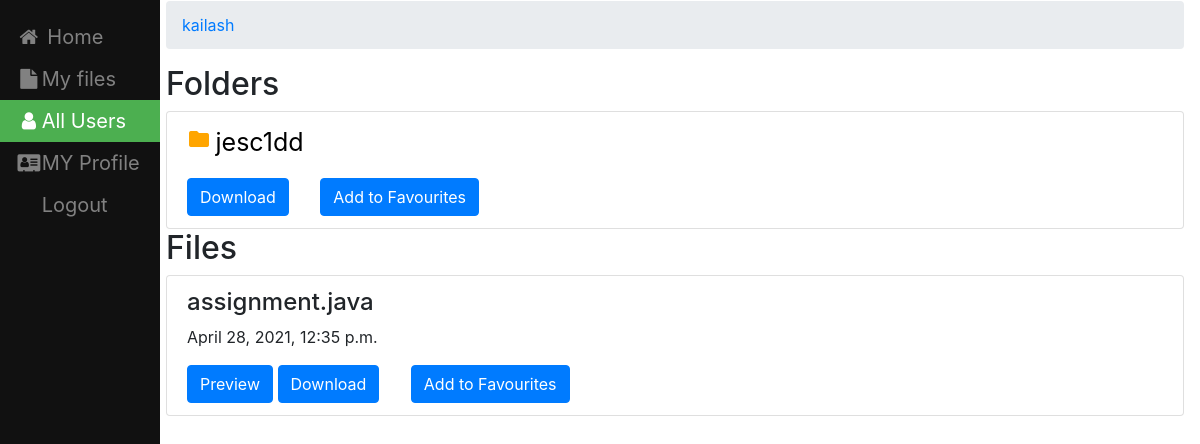
Before: /kailash (signed in) with the older database file.
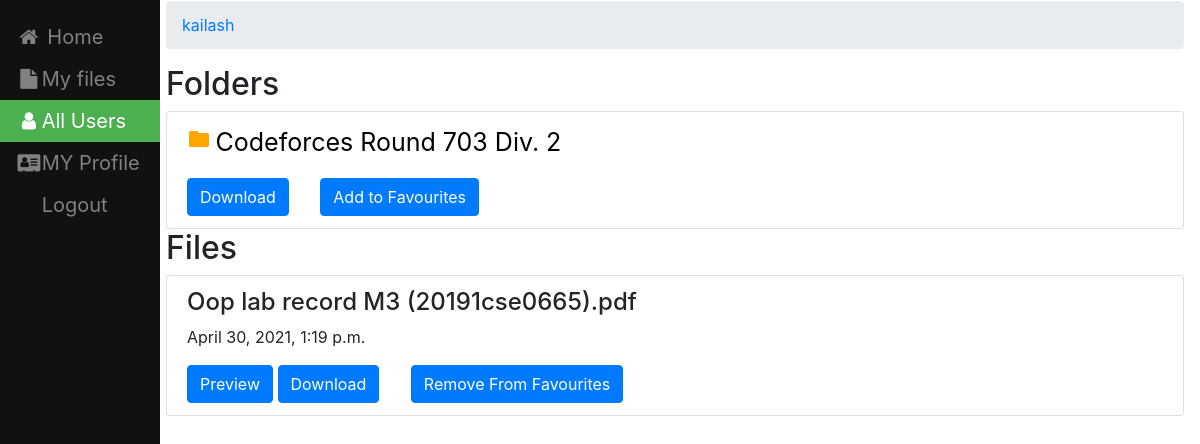
After: the same page with the newer database file.
### filesharing/models.py (models this page shows, shortened)
class Folder(models.Model):
    name=models.CharField(max_length=100,null=True,blank=True)
    user=models.ForeignKey(User,on_delete=models.CASCADE, default=None)
    linkedfolder=models.ForeignKey("self",null=True,on_delete=models.CASCADE,blank=True)
    def __str__(self):
        return  self.name

class File(models.Model):
    name = models.CharField(max_length=100,null=True,blank=True)
    file=models.FileField(upload_to=user_directory_path);
    created_on = models.DateTimeField(auto_now_add=True)
    user = models.ForeignKey(User,on_delete=models.CASCADE, default=None)
    folder=models.ForeignKey(Folder,null=True,on_delete=models.CASCADE,blank=True)
    isprivate = models.BooleanField(default=False)

### filesharing/views.py (the view)
# urls.py: path('<slug:user>',views.ousersfile,name='ousersfiles'),
def ousersfile(request,user):
    ruser=User.objects.get(username=user)
    user_folders = Folder.objects.filter(user=ruser)
    user_files = File.objects.filter(user=ruser)
    top_folders = user_folders.filter(linkedfolder__isnull=True)
    top_files = user_files.filter(folder__isnull=True)
    f = fav.objects.filter(user=request.user)
    files = f
    fi = set(())
    fold = set(())
    for i in range(len(files)):
        if files[i].sfile:
            fi.add(files[i].sfile.id)
        elif files[i].sfolder:
            fold.add(files[i].sfolder.id)
    favfiles = []
    notfavfiles = []
    favfolders = []
    notfavfolders = []
    for i in range(len(top_files)):
        if top_files[i].id in fi:
            favfiles.append(top_files[i])
        else:
            notfavfiles.append(top_files[i])
    for i in range(len(top_folders)):
        if top_folders[i].id in fold:
            favfolders.append(top_folders[i])
        else:
            notfavfolders.append(top_folders[i])
    context = {'all_files': favfiles, 'notfav': notfavfiles, 'all_folders': favfolders, 'notfavfolders': notfavfolders,'user':ruser}
    return render(request, 'filesharing/ousersfile.html', context)

### templates/filesharing/ousersfile.html (shortened to what this page needs)
{% load static %}
<!DOCTYPE html>
<html lang="en" dir="ltr">
<head>
    <link rel="stylesheet" type="text/css" href="{%  static "css/styles.css" %}"/>
    <link rel="stylesheet" href="https://cdnjs.cloudflare.com/ajax/libs/font-awesome/4.7.0/css/font-awesome.min.css">
    <link rel="stylesheet" href="https://maxcdn.bootstrapcdn.com/bootstrap/4.0.0/css/bootstrap.min.css">
  </head>
</head>
<body>
<div class="sidebar">
  <a href="home1"><i class="fa fa-fw fa-home"></i> Home</a>
  <a  href="My_Files"><i class="fa fa-fw fa-file"></i>My files</a>
  <a class="active" href="allusers"><i class="fa fa-fw fa-user"></i>All Users</a>
  <a href="createdprofile"><i class="fa fa-fw fa-address-card"></i>MY Profile</a>
  <a href="logout">Logout</a>
</div>
<div class="content">
 <ol class="breadcrumb">
  <li class="breadcrumb-item"> <a href="{% url 'filesharing:allusers' %}"> {{ user.username }} </a> </li>
  </ol>
<div class="list-group">
  {%  if notfavfolders or all_folders  %}
  <h2> Folders</h2>
  {% endif %}
   {% for f in notfavfolders %}
          <div class="list-group">
               <div class="list-group-item">
                     <i class="material-icons"  style="color: orange" >
                 </i>
             <a style="font-size:25px;color:black" href="{% url 'filesharing:detail' f.id %}" > {{ f }} </a>
                   <a class="list-group-item-text" href="{% url 'filesharing:download_folder' f.id %}" target="_blank" download><button type="button" class="btn btn-primary">Download</button></a>&nbsp;&nbsp;&nbsp;&nbsp;&nbsp;&nbsp;
                 <a class="list-group-item-text" href="{% url 'filesharing:starredfolder' f.id %}" ><button type="button" class="btn btn-primary">Add to Favourites</button></a>
               </div>
          </div>
   {% endfor %}
<div class="list-group">
    {%  if notfav or all_files  %}
  <h2> Files</h2>
  {% endif %}
  {% for file in all_files %}
        <div class="list-group">
             <div class="list-group-item">
                 <h4 class="list-group-item-text">{{ file.name}}</h4>
                  <p class="list-group-item-text">{{ file.created_on}}</p>
                 <a class="list-group-item-text" href="{{ file.file.url }}" target="_blank"><button type="button" class="btn btn-primary">Preview</button> </a> </td>
                 <a class="list-group-item-text" href="{{ file.file.url }}" target="_blank" download><button type="button" class="btn btn-primary">Download</button></a>&nbsp;&nbsp;&nbsp;&nbsp;&nbsp;&nbsp;
                 <a class="list-group-item-text" href="{% url 'filesharing:removestay' file.pk  %}" ><button type="button" class="btn btn-primary">Remove From Favourites</button></a>
             </div>
        </div>
 {% endfor %}
  {% for file in notfav %}
        <div class="list-group">
             <div class="list-group-item">
                 <h4 class="list-group-item-text">{{ file.name}}</h4>
                  <p class="list-group-item-text">{{ file.created_on}}</p>
                 <a class="list-group-item-text" href="{{ file.file.url }}" target="_blank"><button type="button" class="btn btn-primary">Preview</button> </a> </td>
                 <a class="list-group-item-text" href="{{ file.file.url }}" target="_blank" download><button type="button" class="btn btn-primary">Download</button></a>&nbsp;&nbsp;&nbsp;&nbsp;&nbsp;&nbsp;
                 <a class="list-group-item-text" href="{% url 'filesharing:starredfile' file.pk  %}" ><button type="button" class="btn btn-primary">Add to Favourites</button></a>
             </div>
        </div>
 {% endfor %}
 </div>
</div>
</div>
</body>
</html>

Changed rows visible on the page:
removed Folder: name "jesc1dd"
no longer on this page (row edited): File: name "assignment.java", created_on "April 28, 2021, 12:35 p.m.", shown under "Files"
added Folder: name "Codeforces Round 703 Div. 2"
added File: name "Oop lab record M3 (20191cse0665).pdf", created_on "April 30, 2021, 1:19 p.m.", shown under "Files"
